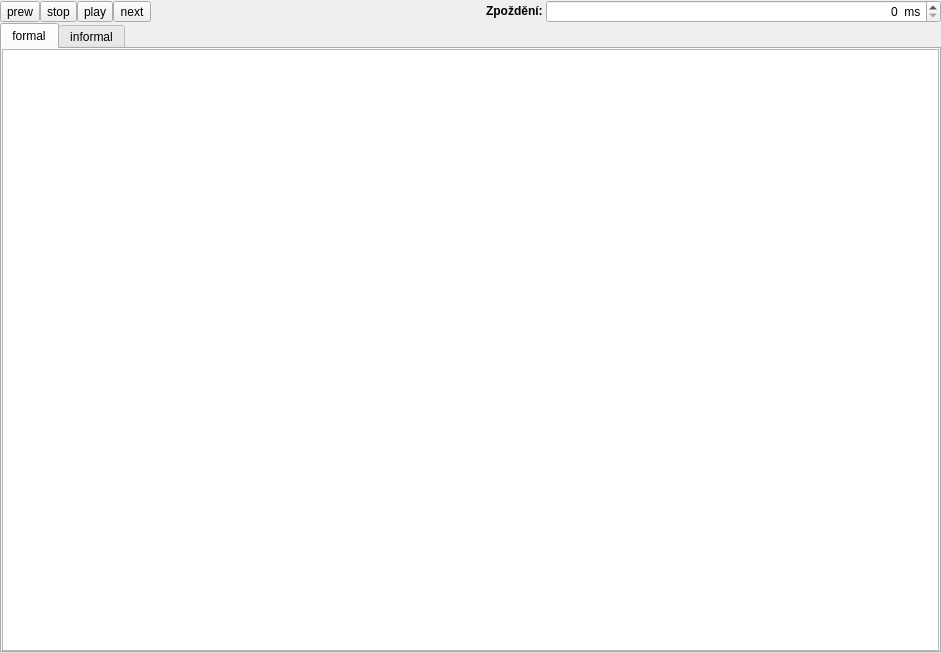
<?xml version="1.0" encoding="UTF-8"?>
<ui version="4.0">
 <class>AlgorithmWidget</class>
 <widget class="QWidget" name="AlgorithmWidget">
  <property name="geometry">
   <rect>
    <x>0</x>
    <y>0</y>
    <width>941</width>
    <height>653</height>
   </rect>
  </property>
  <property name="sizePolicy">
   <sizepolicy hsizetype="Expanding" vsizetype="Expanding">
    <horstretch>0</horstretch>
    <verstretch>0</verstretch>
   </sizepolicy>
  </property>
  <property name="minimumSize">
   <size>
    <width>0</width>
    <height>0</height>
   </size>
  </property>
  <property name="windowTitle">
   <string>Form</string>
  </property>
  <layout class="QGridLayout" name="gridLayout_2">
   <property name="leftMargin">
    <number>0</number>
   </property>
   <property name="topMargin">
    <number>0</number>
   </property>
   <property name="rightMargin">
    <number>0</number>
   </property>
   <property name="bottomMargin">
    <number>0</number>
   </property>
   <property name="spacing">
    <number>0</number>
   </property>
   <item row="0" column="0">
    <layout class="QHBoxLayout" name="horizontalLayout">
     <item>
      <widget class="QToolButton" name="prewButton">
       <property name="text">
        <string>prew</string>
       </property>
      </widget>
     </item>
     <item>
      <widget class="QToolButton" name="stopButton">
       <property name="text">
        <string>stop</string>
       </property>
      </widget>
     </item>
     <item>
      <widget class="QToolButton" name="playButton">
       <property name="text">
        <string>play</string>
       </property>
      </widget>
     </item>
     <item>
      <widget class="QToolButton" name="nextButton">
       <property name="text">
        <string>next</string>
       </property>
      </widget>
     </item>
     <item>
      <widget class="QLabel" name="label">
       <property name="text">
        <string>&lt;html&gt;&lt;head/&gt;&lt;body&gt;&lt;p&gt;&lt;span style=&quot; font-weight:600;&quot;&gt;Zpoždění: &lt;/span&gt;&lt;/p&gt;&lt;/body&gt;&lt;/html&gt;</string>
       </property>
       <property name="alignment">
        <set>Qt::AlignRight|Qt::AlignTrailing|Qt::AlignVCenter</set>
       </property>
      </widget>
     </item>
     <item>
      <widget class="QSpinBox" name="spinBox">
       <property name="alignment">
        <set>Qt::AlignRight|Qt::AlignTrailing|Qt::AlignVCenter</set>
       </property>
       <property name="suffix">
        <string notr="true">  ms</string>
       </property>
       <property name="maximum">
        <number>10000</number>
       </property>
       <property name="singleStep">
        <number>100</number>
       </property>
      </widget>
     </item>
    </layout>
   </item>
   <item row="1" column="0">
    <widget class="QTabWidget" name="Formal">
     <property name="currentIndex">
      <number>0</number>
     </property>
     <widget class="QWidget" name="formalTab">
      <attribute name="title">
       <string>formal</string>
      </attribute>
      <layout class="QGridLayout" name="gridLayout">
       <property name="leftMargin">
        <number>0</number>
       </property>
       <property name="topMargin">
        <number>0</number>
       </property>
       <property name="rightMargin">
        <number>0</number>
       </property>
       <property name="bottomMargin">
        <number>0</number>
       </property>
       <property name="spacing">
        <number>0</number>
       </property>
       <item row="0" column="0">
        <widget class="AlgorithmView" name="treeView">
         <property name="minimumSize">
          <size>
           <width>400</width>
           <height>400</height>
          </size>
         </property>
        </widget>
       </item>
      </layout>
     </widget>
     <widget class="QWidget" name="informalTab">
      <attribute name="title">
       <string>informal</string>
      </attribute>
      <layout class="QGridLayout" name="gridLayout_3">
       <property name="leftMargin">
        <number>0</number>
       </property>
       <property name="topMargin">
        <number>0</number>
       </property>
       <property name="rightMargin">
        <number>0</number>
       </property>
       <property name="bottomMargin">
        <number>0</number>
       </property>
       <property name="spacing">
        <number>0</number>
       </property>
       <item row="0" column="0">
        <widget class="QTextEdit" name="textEdit_2"/>
       </item>
      </layout>
     </widget>
    </widget>
   </item>
  </layout>
 </widget>
 <customwidgets>
  <customwidget>
   <class>AlgorithmView</class>
   <extends>QTreeView</extends>
   <header>algorithms/algorithmview.h</header>
  </customwidget>
 </customwidgets>
 <resources/>
 <connections/>
</ui>
